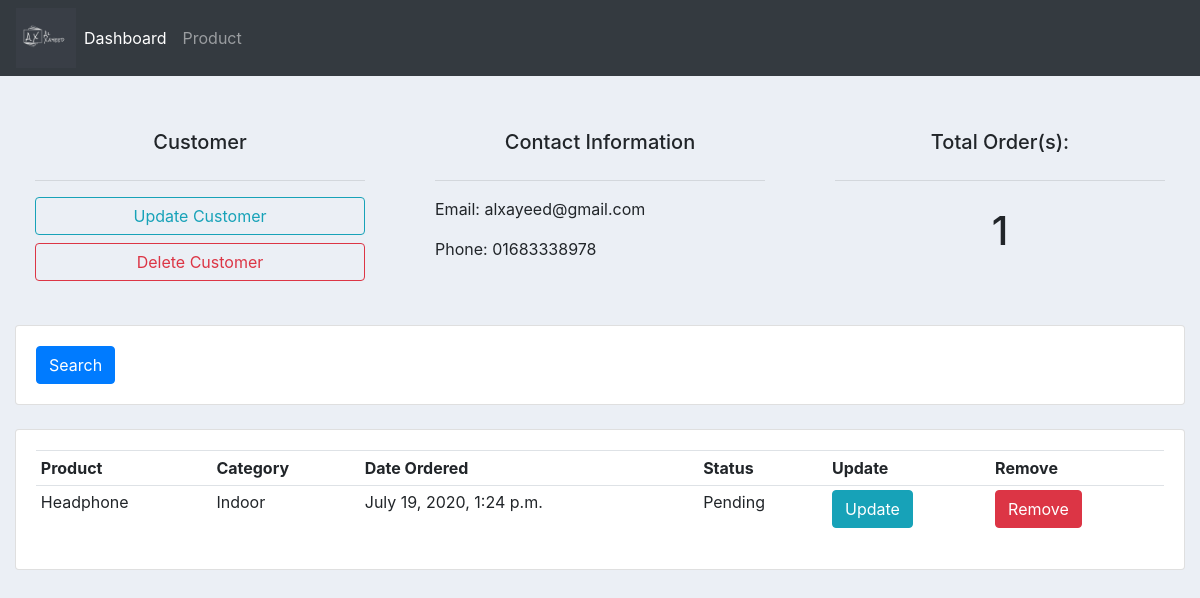
Before: /customer/1/ with the older database file.
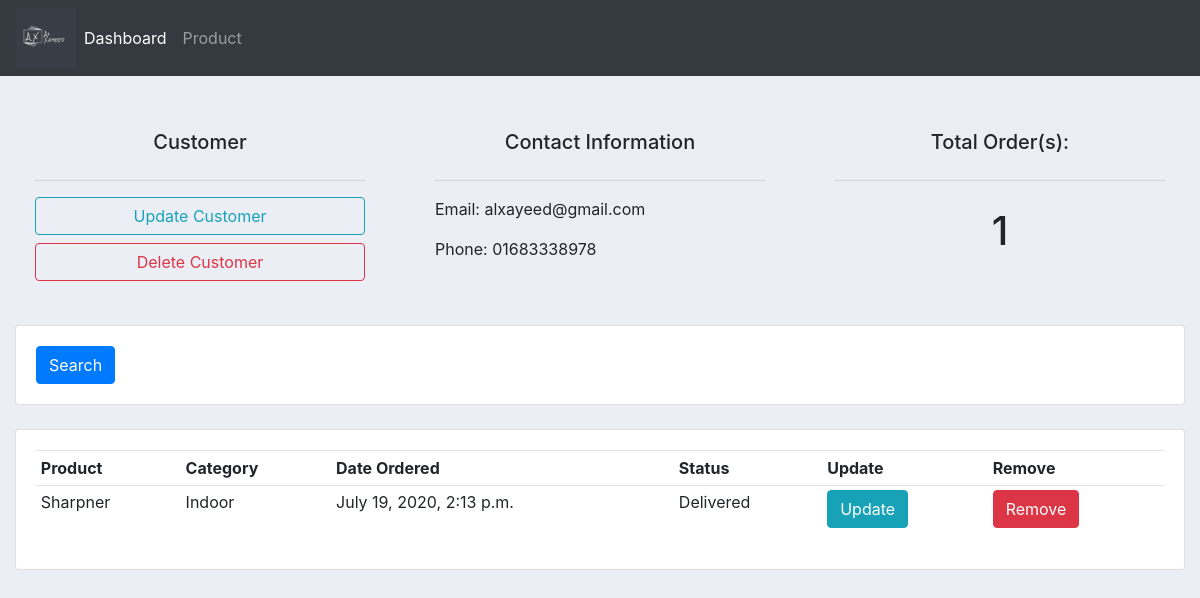
After: the same page with the newer database file.
### accounts/models.py (models this page shows, shortened)
class Customer(models.Model):
    name = models.CharField(max_length=200, null=True)
    phone = models.CharField(max_length=15, null=True)
    email = models.CharField(max_length=50, null=True)
    date_joined = models.DateTimeField(auto_now_add=True, null=True)

class Order(models.Model):
    STATUS = (
        ('Pending', 'Pending'),
        ('Out of Stock', 'Stock Out'),
        ('Delivered', 'Delivered'),
    )
    customer = models.ForeignKey(Customer,null=True, on_delete=models.CASCADE) #Order will be deleted if the customer is deleted
    product = models.ForeignKey(Product, null=True,on_delete=models.SET_NULL) #if the Product is deleted,order will remain same with a null value for product
    date_ordered = models.DateTimeField(auto_now_add=True, null=True)
    status = models.CharField(max_length=50, null=True, choices=STATUS)

class Product(models.Model):
    CATAGORY = (
        ('Indoor', 'Indoor'),
        ('Outdoor', 'Out door')
    )
    name = models.CharField(max_length=100, null=True)
    price = models.FloatField(null=True)
    catagory = models.CharField(max_length=100, choices=CATAGORY, null=True)
    description = models.CharField(max_length=200, null=True)
    date_created = models.DateTimeField(auto_now_add=True)
    tags = models.ManyToManyField(Tag)

### accounts/views.py (the view)
# urls.py: path('customer/<int:pk>/', customer, name='customer'),
def customer(request, pk):
    customer = Customer.objects.get(id=pk)
    orders = customer.order_set.all()
    total_order = customer.order_set.all().count()
    context = {'customer': customer, 'orders': orders, 'total_order': total_order }
    return render(request, 'accounts/customer.html', context)

### accounts/templates/accounts/customer.html (shortened to what this page needs)
{% extends 'accounts/base.html' %}
{% block content %}
    <br>
<div class="row">
                <div class="col-md">
                    <div class="card-body">
                        <h5 style="text-align: center; padding: 10px;">Customer</h5>
                        <hr>
                        <a class="btn btn-outline-info btn-sm- btn-block" href="">Update Customer</a>
                        <a class="btn btn-outline-danger btn-sm- btn-block" href="">Delete Customer</a>
                    </div>
                </div>
                <div class="col-md">
                    <div class="card-body">
                        <h5 style="text-align: center; padding: 10px;">Contact Information</h5>
                        <hr>
                        <p>Email: {{ customer.email }}</p>
                        <p>Phone: {{ customer.phone}}</p>
                    </div>
                </div>
                <div class="col-md">
                    <div class="card-body">
                        <h5 style="text-align: center; padding: 10px;">Total Order(s):</h5>
                        <hr>
                        <h1 style="text-align: center; padding: 10px;">{{ total_order }}</h1>
                    </div>
                </div>
</div>
    <br>
    <div class="row">
        <div class="col">
            <div class="card card-body">
                <form method="GET">
                    <button class="btn btn-primary" type="submit">Search</button>
                </form>
            </div>
        </div>
    </div>
    <br>
    <div class="row">
        <div class="col-md">
            <div class="card card-body">
                <table class="table table-sm">
                    <tr>
                        <th>Product</th>
                        <th>Category</th>
                        <th>Date Ordered</th>
                        <th>Status</th>
                        <th>Update</th>
                        <th>Remove</th>
                    </tr>
                    {% for order in orders %}
                        <td>{{order.product.name}}</td>
                        <td>{{order.product.catagory}}</td>
                        <td>{{order.date_ordered}}</td>
                        <td>{{order.status}}</td>
                        <td><a class="btn btn-info" href="{% url 'update_order' order.id%}"> Update</td>
                            <td><a class="btn btn-danger" href="{% url 'delete_order' order.id %}"> Remove</td>
                    {% endfor %}
                </table>
            </div>
        </div>
    </div>
{% endblock %}

### accounts/templates/accounts/base.html (shortened to what this page needs)
{% load static %}
<!DOCTYPE html>
<html lang="en">
<head>
    <link rel="stylesheet" href="https://stackpath.bootstrapcdn.com/bootstrap/4.5.0/css/bootstrap.min.css">
    <link rel="stylesheet" href="{% static '/css/main.css'%}">
</head>
<body>
    {% include 'accounts/navbar.html' %}
    <div class="container-fluid">
    {% block content %}
    {% endblock %}
</div>
</body>
</html>

### accounts/templates/accounts/navbar.html (shortened to what this page needs)
{% load static %}
<nav class="navbar navbar-expand-lg navbar-dark bg-dark">
    <img src="{% static '/img/logo.png' %}"  alt="CRM" id="logo">
    <div class="collapse navbar-collapse" id="navbarNav">
      <ul class="navbar-nav">
        <li class="nav-item active">
          <a class="nav-link" href="{% url 'home' %}">Dashboard <span class="sr-only">(current)</span></a>
        </li>
        <li class="nav-item">
          <a class="nav-link" href="{% url 'product' %}">Product</a>
        </li>
      </ul>
    </div>
  </nav>

### static/css/main.css (style rules this page uses)
#logo { max-width: 60px; max-height: 60px; }
body { background-color: #ebeff5; }

Changed rows visible on the page:
removed Order: product.name "Headphone", product.catagory "Indoor", date_ordered "July 19, 2020, 1:24 p.m.", status "Pending"
added Order: product.name "Sharpner", product.catagory "Indoor", date_ordered "July 19, 2020, 2:13 p.m.", status "Delivered"
